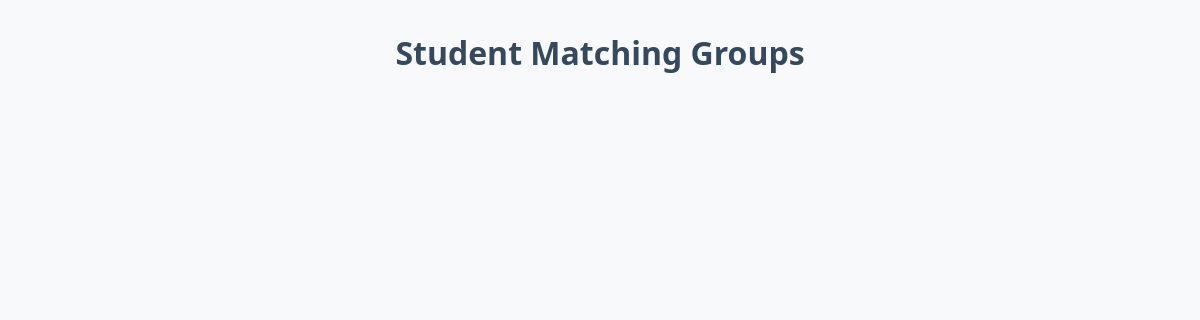
/matching/clusters/, run on an earlier commit of the app's database.
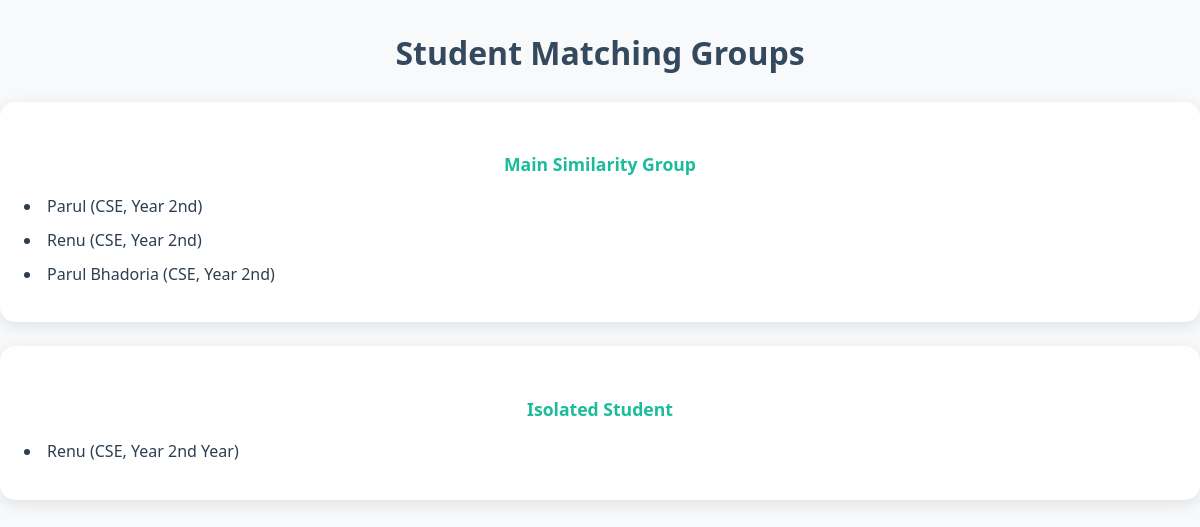
And on a later commit of the database.
### accounts/models.py (models this page shows, shortened)
class Profile(models.Model):
    user = models.OneToOneField(User, on_delete=models.CASCADE)
    name = models.CharField(max_length=100)
    skills = models.TextField()         # store as comma-separated string or JSON
    interests = models.TextField()
    year = models.CharField(max_length=20)
    branch = models.CharField(max_length=50)
    gender = models.CharField(max_length=20)
    def skills_list(self):
        return [s.strip() for s in self.skills.split(",")]
    def interest_list(self):
        return [i.strip() for i in self.interests.split(",")]

### matching/views.py (the view)
# urls.py: path('clusters/', views.show_clusters, name='matching_clusters'),
def show_clusters(request):
    students = get_student_data()
    g = build_graph(students)
    clusters_ids = cluster_students(g)
    student_dict = {s["id"]: s for s in students}
    clusters = {cid: [student_dict[i] for i in ids] for cid, ids in clusters_ids.items()}
    return render(request, "matching/clusters.html", {"clusters": clusters})

### matching/logic.py (called while the page is built)
def get_student_data():
    students = []
    for profile in Profile.objects.all():
        students.append({
            "id": profile.id,
            "name": profile.name,
            "skills": profile.skills_list(),       # convert comma-separated to list
            "interests": profile.interest_list(),
            "year": profile.year,
            "branch": profile.branch,
            "gender": profile.gender,
            "user_id": profile.user.id,
        })
    return students

def similarity(student1, student2):
    skill_match = len(set(student1['skills']) & set(student2['skills']))
    interest_match = len(set(student1['interests']) & set(student2['interests']))
    return skill_match + interest_match  # simple sum, can weight if needed

def build_graph(students, threshold=1):
    graph = {s['id']: [] for s in students}
    for s1, s2 in combinations(students, 2):
        sim = similarity(s1, s2)
        if sim >= threshold:
            graph[s1['id']].append(s2['id'])
            graph[s2['id']].append(s1['id'])
    return graph

def find(parent, x):
    if parent[x] != x:
        parent[x] = find(parent, parent[x])
    return parent[x]

def union(parent, x, y):
    px = find(parent, x)
    py = find(parent, y)
    if px != py:
        parent[py] = px

def cluster_students(graph):
    parent = {node: node for node in graph}
    for node, neighbors in graph.items():
        for neighbor in neighbors:
            union(parent, node, neighbor)
    clusters = {}
    for node in parent:
        root = find(parent, node)
        if root not in clusters:
            clusters[root] = []
        clusters[root].append(node)
    return clusters

### matching/templates/matching/clusters.html (shortened to what this page needs)
{% load static %}
<!DOCTYPE html>
<html>
<head>
    <link rel="stylesheet" href="{% static 'css/peerfinder.css' %}">
</head>
<body>
{% block content %}
<h2 class="mb-4">Student Matching Groups</h2>
{% for cluster_id, members in clusters.items %}
<div class="card mb-3 p-3">
    <h5 class="fw-bold">
        {% if members|length > 1 %}
            Main Similarity Group
        {% else %}
            Isolated Student
        {% endif %}
    </h5>
    <ul>
        {% for student in members %}
            <li>{{ student.name }} ({{ student.branch }}, Year {{ student.year }})</li>
        {% endfor %}
    </ul>
</div>
{% endfor %}
{% endblock %}
</body>
</html>

### static/css/peerfinder.css (style rules this page uses)
body { font-family: 'Segoe UI', Tahoma, Geneva, Verdana, sans-serif; background-color: #f0f4f8; color: #2c3e50; line-height: 1.6; margin: 0; padding: 0; }
h2 { font-size: 2rem; font-weight: 700; color: #34495e; margin-bottom: 1.5rem; }
h5 { font-size: 1.1rem; font-weight: 600; margin-bottom: 0.75rem; }
.card { background: #fff; border-radius: 15px; padding: 1.2rem 1.5rem; margin-bottom: 1.5rem; box-shadow: 0 4px 15px rgba(0,0,0,0.1); transition: all 0.3s ease; }
.card ul { padding-left: 1.5rem; }
.card li { margin-bottom: 0.5rem; font-size: 1rem; color: #2c3e50; }
.card h5 { color: #1abc9c; }
.mb-4 { margin-bottom: 1.5rem !important; }
body, html { text-align: center; }
.container, .card { margin-left: auto; margin-right: auto; }
.card ul { list-style-position: inside; padding-left: 0; text-align: left; }
body { font-family: 'Segoe UI', Tahoma, Geneva, Verdana, sans-serif; background-color: #f8f9fa; text-align: center; margin: 0; padding: 0; }
h2 { font-size: 2rem; font-weight: bold; margin-bottom: 15px; }

What changed in the data, as far as the page shows it:
added Profile: name "Parul", branch "CSE", year "2nd"
added Profile: name "Renu", branch "CSE", year "2nd"
added Profile: name "Parul Bhadoria", branch "CSE", year "2nd"
added Profile: name "Renu", branch "CSE", year "2nd Year"
Also different on the page:
new list line: "Main Similarity Group ( , Year ) ( , Year ) ( , Year )"
new list line: "Isolated Student ( , Year )"
